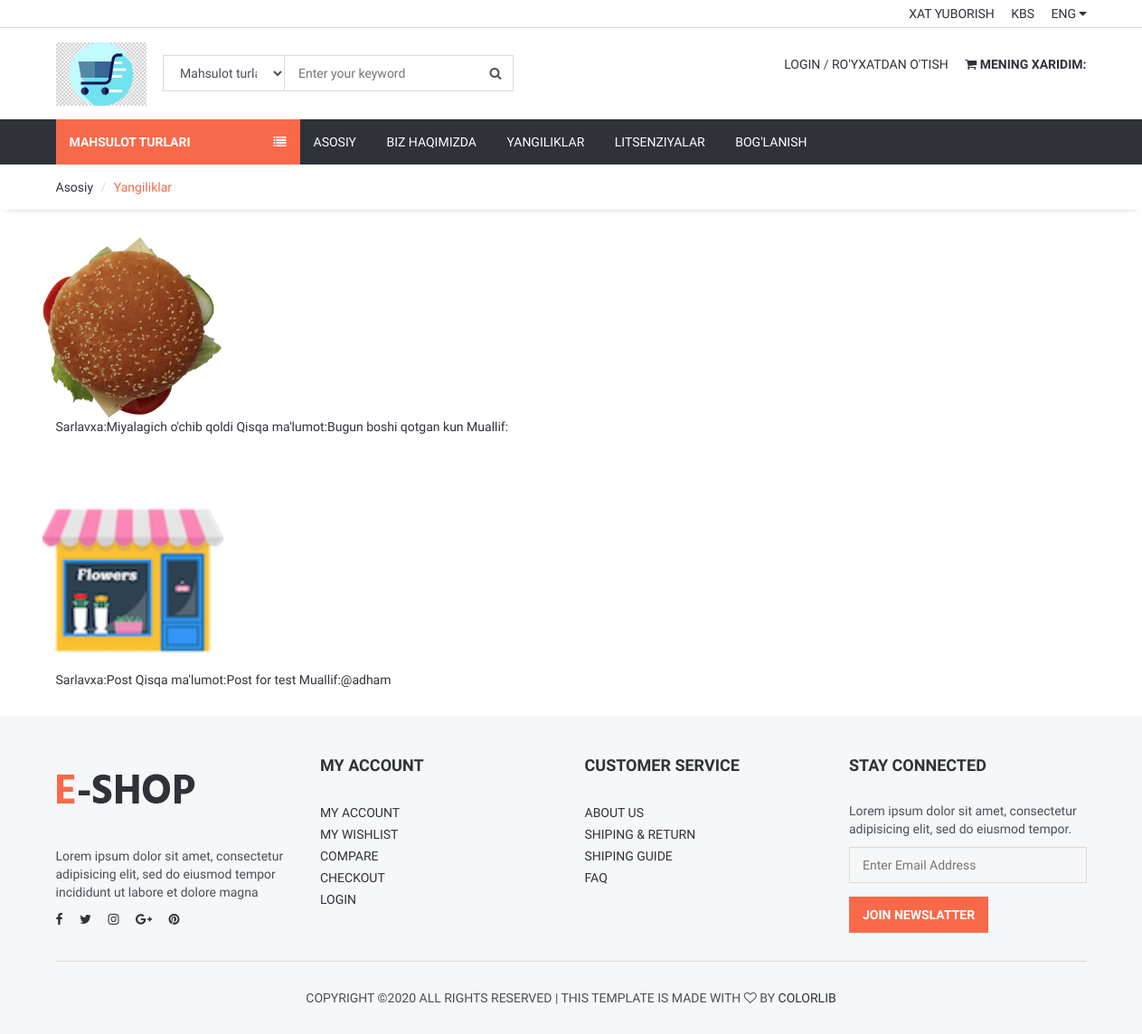
Page /post/ on the committed database.
### home/models.py (models this page shows, shortened)
class Post(models.Model): # kompaniya yangiliklari
    title = models.CharField(max_length=255)
    description = models.CharField(max_length=255)
    detail = RichTextUploadingField()
    image = models.ImageField(upload_to='media/images/')
    author = models.CharField(max_length=255, blank=True)
    create_at = models.DateTimeField(auto_now_add=True)
    update_at = models.DateTimeField(auto_now=True)
    def image_tag(self):
        return mark_safe('<img src="{}" height="50">'.format(self.image.url))
    image_tag.short_description = 'Image'

### home/views.py (the view)
# urls.py: path('post/',views.post,name='post'),
def post(request):
    category = Category.objects.all()
    post = Post.objects.all()
    return render(request, 'post.html',{'post':post,'category':category,})

### home/templates/post.html (shortened to what this page needs)
{% extends 'homebase.html'%}
{% load static %}
{% block sidebar %}{% include 'sidebar.html' %} {% endblock %}
{% block body %}
	<div id="breadcrumb">
		<div class="container">
			<ul class="breadcrumb">
				<li><a href="/">Asosiy</a></li>
				<li class="active">Yangiliklar</li>
			</ul>
		</div>
	</div>
    {% for rs in post %}
	<div class="section">
		<div class="container">
			<div class="row">
                <img src="{{ rs.image.url }}"  style="height: 200px" alt="">
			</div>
            <a href="/post/{{ rs.id }}">Sarlavxa:{{ rs.title }}</a>
            <a href="/post/{{ rs.id }}">Qisqa ma'lumot:{{ rs.description }}</a>
            <a href="/post/{{ rs.id }}">Muallif:{{ rs.author }}</a>
		</div>
	</div>
    {% endfor %}
 {% endblock %}
{% block footer %}{% include 'footer.html' %} {% endblock %}

### home/static/css/style.css (style rules this page uses)
body { font-family: 'Hind', sans-serif; color: #4A4E5A; overflow-x: hidden; }
a { color: #30323A; -webkit-transition: 0.3s color; transition: 0.3s color; }
ul, ol { margin: 0; padding: 0; list-style: none }
.section { padding-top: 30px; padding-bottom: 30px; }
#breadcrumb { -webkit-box-shadow: 0px 6px 6px -6px rgba(0, 0, 0, 0.175); box-shadow: 0px 6px 6px -6px rgba(0, 0, 0, 0.175); }
.breadcrumb { background-color: transparent; border: none; border-radius: 0px; padding: 15px 0px; margin: 0; }
.breadcrumb>.active { color: #F8694A; }
.breadcrumb>li+li:before { color: #DADADA; }

### rows in the picture
Post: image (picture), title "Miyalagich o'chib qoldi", description "Bugun boshi qotgan kun"
Post: image (picture), title "Post", description "Post for test", author "@adham"
